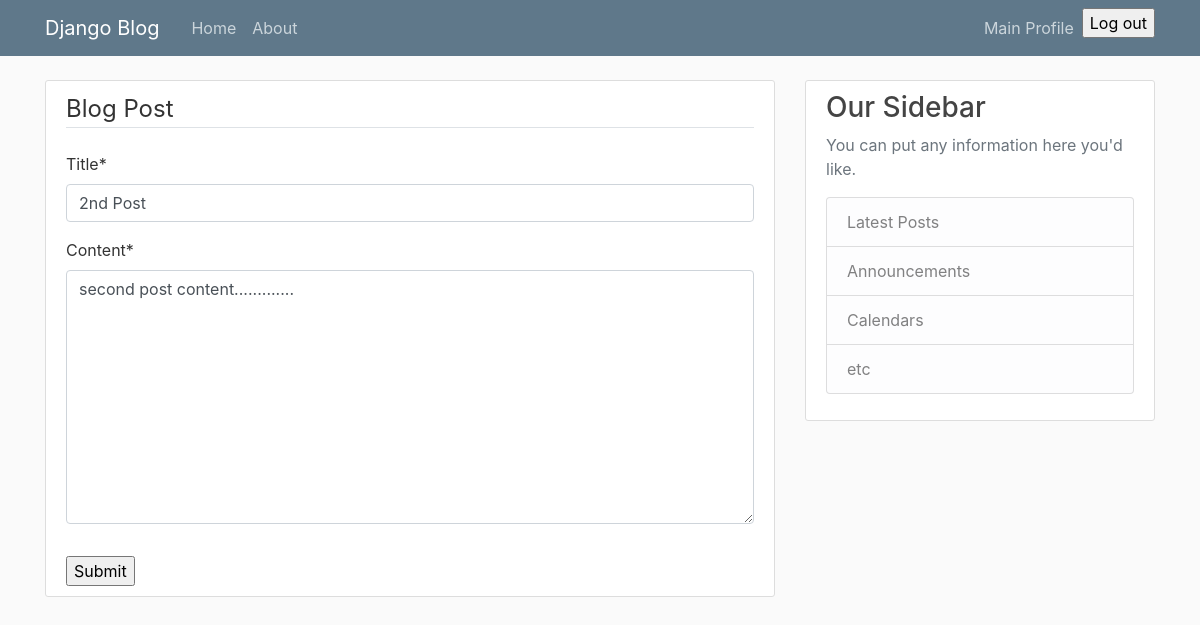
Before: /blog/post/2/update (signed in) with the older database file.
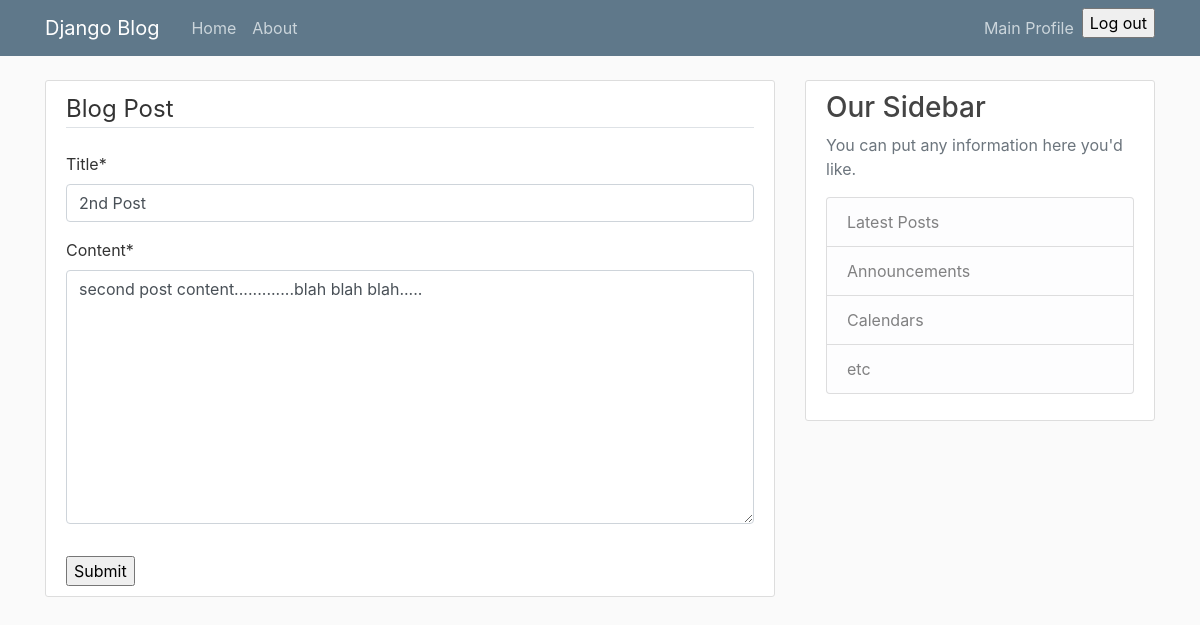
After: the same page with the newer database file.
### blog/models.py (models this page shows, shortened)
class Blogpost(models.Model):
    title = models.CharField(max_length=100)
    content = models.TextField()
    date_posted = models.DateTimeField(auto_now_add=True)
    last_modified = models.DateField(auto_now=True)
    author = models.ForeignKey(User, on_delete=models.CASCADE, related_name= "posts") #User is the related table (model class)

### blog/classviews.py (the view, shortened to what this page needs)
# urls.py: path('post/<int:pk>/update', classviews.BlogpostUpdateView.as_view(), name='blog-post-update'),
class BlogpostUpdateView(LoginRequiredMixin, UserPassesTestMixin, UpdateView): #view with a form
    model = Blogpost
    fields = ['title', 'content'] #set the Blogpost model fields to be handled by the form
    template_name = 'blog/form.html'
    success_url = '/blog/'
    def test_func(self): #checks if current user is indeed te author of post being updated
        current_post = self.get_object() #.get_object() is an inherited method that returns current model instance
        if self.request.user == current_post.author:
            return True
        return False
    '''retrieves Blogpost model instance to update identified by
    primary key (UpdateView expects 'pk' when called) passed in from the URLConf '''

### blog/templates/blog/form.html (shortened to what this page needs)
{% extends "blog/base.html" %}
{% load crispy_forms_tags %}
{% block content %}
        <div class="content-section">
            <form method="POST" action="">
                <fieldset class="form-group">
                    <legend class="border-bottom mb-4">Blog Post</legend>
                    {{form | crispy}}
                </fieldset>
                <input type="submit">
            </form>
        </div>
{% endblock %}

Changed rows visible on the page:
changed Blogpost "2nd Post": content "second post content............." → "second post content.............blah blah blah....."
